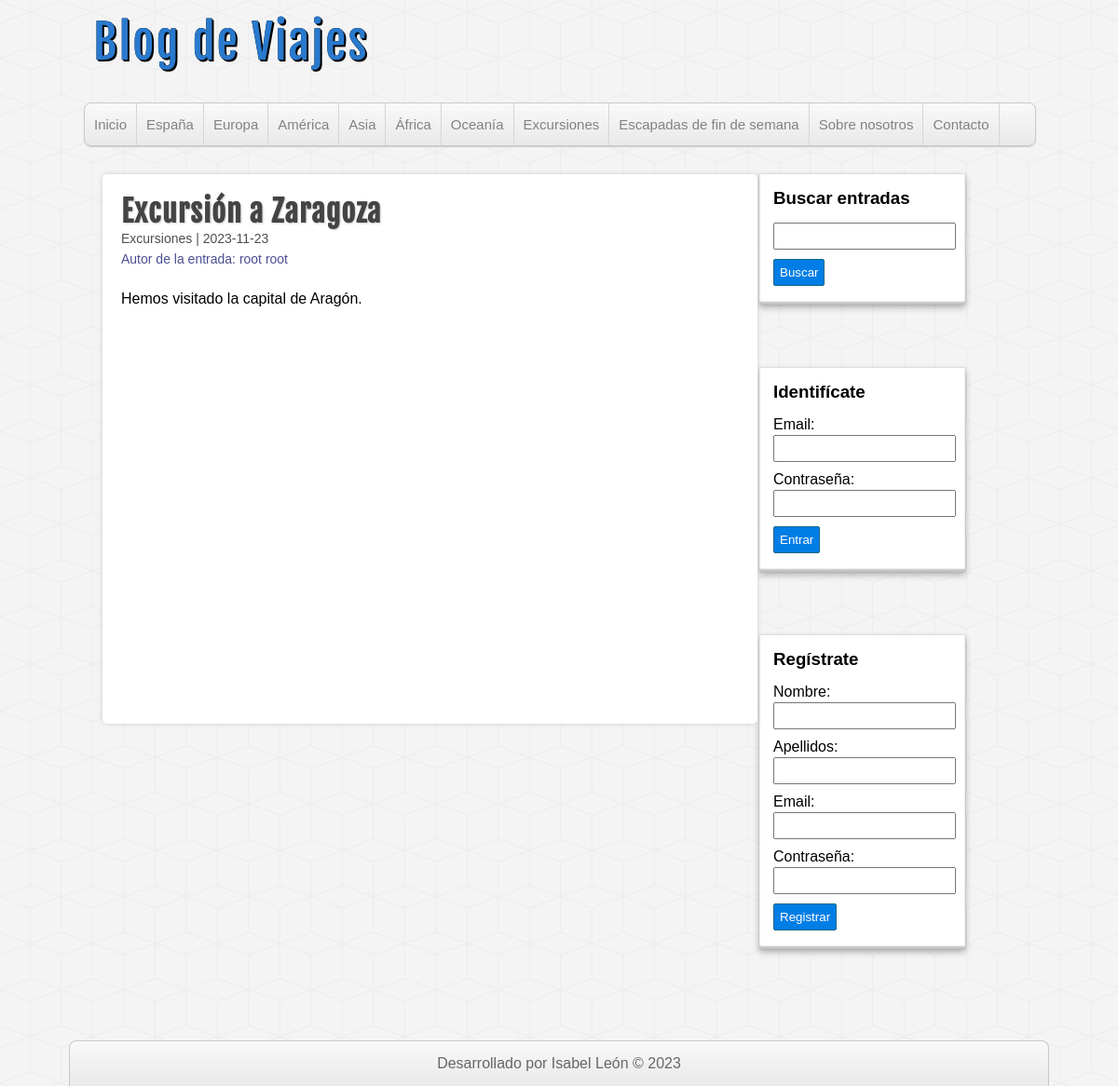
Page /entrada.php?id=7 on the committed database.
### tables this page shows
CREATE TABLE `categorias` (
  `id` int(255) NOT NULL,
  `nombre` varchar(100) DEFAULT NULL
);

CREATE TABLE `entradas` (
  `id` int(255) NOT NULL,
  `usuario_id` int(255) NOT NULL,
  `categoria_id` int(255) NOT NULL,
  `titulo` varchar(255) NOT NULL,
  `descripcion` mediumtext DEFAULT NULL,
  `fecha` date NOT NULL
);

### includes/helpers.php (called while the page is built, shortened)
<?php
function conseguirCategorias($conexion){
    $categorias = mysqli_query($conexion,"SELECT * FROM categorias ORDER BY id ASC;");
    if($categorias && mysqli_num_rows($categorias) >= 1) {
        $resultado = $categorias;
    return $resultado;
    }
}
function conseguirEntrada($conexion, $id){
    $sql = "SELECT e.*, c.nombre AS 'categoria', CONCAT(u.nombre, ' ', u.apellidos) AS usuario"
            . " FROM entradas e "
            ."INNER JOIN categorias c ON e.categoria_id = c.id "
            ."INNER JOIN usuarios u ON e.usuario_id = u.id "
            ."WHERE e.id = $id";
    $entrada = mysqli_query($conexion, $sql);
    $resultado = array();
    if($entrada && mysqli_num_rows($entrada) >=1) {
        $resultado = mysqli_fetch_assoc($entrada);
    }
    return $resultado;
}
?>

### entrada.php (the view, shortened to what this page needs)
<?php require_once 'includes/conexion.php'; ?>
<?php require_once 'includes/helpers.php'; ?>
<?php
	$entrada_actual = conseguirEntrada($db, $_GET['id']);
?>
<?php require_once 'includes/header.php'; ?>
<?php require_once 'includes/lateral.php'; ?>
<div id="principal">
    <h1> <?=$entrada_actual['titulo']?> </h1>
    <span class="fecha"> <?=$entrada_actual['categoria'] .'  | ' .$entrada_actual['fecha']?> </span>
    <div class="autor"> Autor de la entrada: <?=$entrada_actual['usuario']?> </div>
    <br>
    <p>
        <?=$entrada_actual['descripcion']?>
    </p>
</div>
<?php require_once 'includes/pie.php'; ?>

### includes/header.php (shortened to what this page needs)
<?php require_once 'conexion.php'; ?>
<?php require_once 'includes/helpers.php'; ?>
<!DOCTYPE html>
<html lang="es">
<head>
    <link rel="stylesheet" type="text/css" href="./assets/css/style.css" />
</head>
<body>
    <header id="header">
        <div id="logo">
            <a href="index.php"> Blog de Viajes </a>
        </div>
        <nav id="menu">
            <ul>
                <li>
                    <a href="index.php"> Inicio </a>
                </li>
                <?php
                    $categorias =conseguirCategorias($db);
                    if(!empty($categorias)):
                    while($categoria = mysqli_fetch_assoc($categorias)):
                ?>
                    <li>
                        <a href="categoria.php?id=<?=$categoria['id']?>"> <?=$categoria['nombre'] ?> </a>
                    </li>
                <?php
                    endwhile;
                    endif;
                ?>
                <li>
                    <a href="./sobrenosotros.php"> Sobre nosotros </a>
                </li>
                <li>
                    <a href="./contacto.php"> Contacto </a>
                </li>
            </ul>
        </nav>
    </header>
    <div id="container">

### assets/css/style.css (style rules this page uses)
* { margin: 0px; padding: 0px; font-family: sans-serif, Helvetica, Arial; text-decoration: none; }
body { background: url(../img/cubes.png) #F4F4F4; }
.fecha { color:#4e4e4e; margin-top: 5px; font-size: 14px; }
#header { width: 85%; height: auto; background: transparent; margin: 0px auto; }
#logo { float: left; width: 500px; height: 110px; }
#logo a { font-family: "fajala", helvetica; font-size: 50px; letter-spacing: 2px; color: #2979CD; text-shadow: 0px 0px 0px black, 1px 1px 0px black, 2px 2px 0px black; transition: all 500ms; line-height: 90px; margin-left: 10px; margin-top: 10px; }
#menu { clear: both; width:100%; height: 45px; background: linear-gradient(to bottom, #f9f9f9 0px, #e9e9e9 100%); border: 1px solid #c9c9c9; border-radius: 8px; box-shadow: 0px 1px 1px #ccc; }
#menu ul { list-style: none; }
#menu ul li { float: left; line-height: 45px; border-right: 1px solid #D6D6D6; }
#menu ul li a { display: block; padding-left: 10px; padding-right: 10px; font-size: 15px; color: #838282; }
#container { width: 85%; height: auto; margin: 0px auto; margin-top: 30px; margin-bottom: 30px; }
#principal { float:left; width: 65%; min-height: 550px; background: white; border-radius: 5px; box-shadow: 0px 0px 5px #ccc; margin-left: 20px; overflow: hidden; padding: 20px; }
#principal h1 { font-size: 32px ; color: #444; letter-spacing: 1px; text-shadow: 1px 1px 2px #ccc; font-family: "fajala"; }
#principal p { margin-top: 8px ; }
.autor { color:#4a4d91; margin-top: 5px; font-size: 14px; }

### rows in the picture
categorias: nombre "España"
categorias: nombre "Europa"
categorias: nombre "América"
categorias: nombre "Asia"
categorias: nombre "África"
categorias: nombre "Oceanía"
categorias: nombre "Excursiones"
categorias: nombre "Escapadas de fin de semana"
entradas: titulo "Excursión a Zaragoza", categoria.nombre "Excursiones", fecha "2023-11-23", descripcion "Hemos visitado la capital de Aragón."

### other values in the picture
$entrada_actual['usuario'] "root root"
